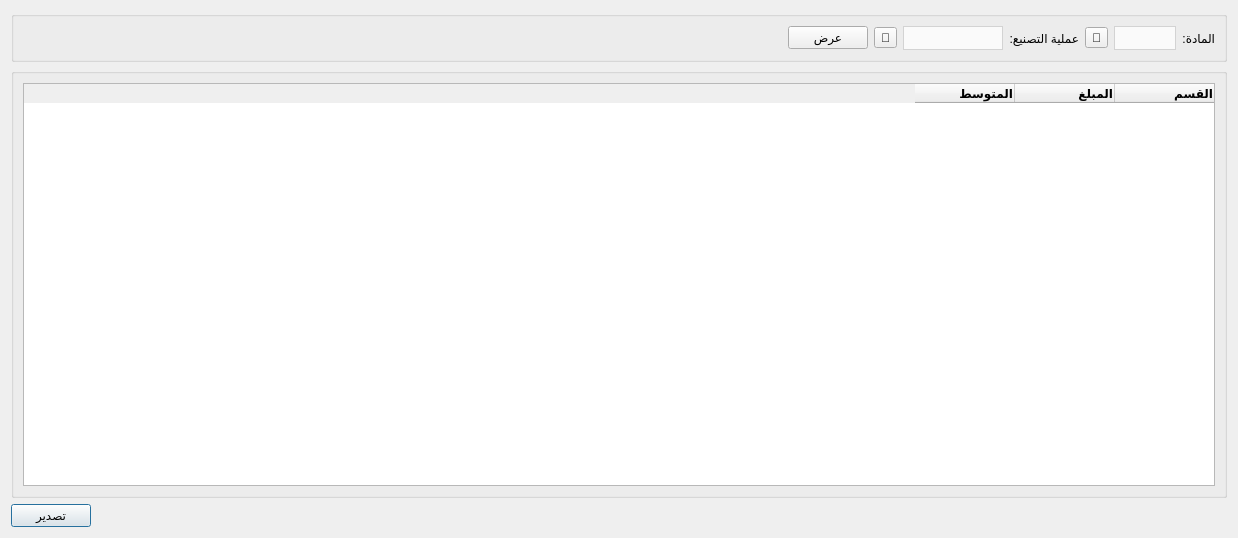
<?xml version="1.0" encoding="UTF-8"?>
<ui version="4.0">
 <class>DamagedMaterial_Report</class>
 <widget class="QDialog" name="DamagedMaterial_Report">
  <property name="windowModality">
   <enum>Qt::WindowModal</enum>
  </property>
  <property name="geometry">
   <rect>
    <x>0</x>
    <y>0</y>
    <width>1238</width>
    <height>538</height>
   </rect>
  </property>
  <property name="windowTitle">
   <string>تقرير هدف المبيعات</string>
  </property>
  <property name="layoutDirection">
   <enum>Qt::RightToLeft</enum>
  </property>
  <property name="modal">
   <bool>true</bool>
  </property>
  <layout class="QGridLayout" name="gridLayout_2">
   <item row="1" column="0" colspan="2">
    <widget class="QGroupBox" name="groupBox_3">
     <property name="title">
      <string/>
     </property>
     <layout class="QGridLayout" name="gridLayout_3">
      <item row="1" column="0">
       <widget class="QTableWidget" name="clients_table">
        <column>
         <property name="text">
          <string>القسم</string>
         </property>
         <property name="font">
          <font>
           <weight>75</weight>
           <bold>true</bold>
          </font>
         </property>
         <property name="textAlignment">
          <set>AlignTrailing|AlignVCenter</set>
         </property>
        </column>
        <column>
         <property name="text">
          <string>المبلغ</string>
         </property>
         <property name="font">
          <font>
           <weight>75</weight>
           <bold>true</bold>
          </font>
         </property>
         <property name="textAlignment">
          <set>AlignTrailing|AlignVCenter</set>
         </property>
        </column>
        <column>
         <property name="text">
          <string>المتوسط</string>
         </property>
         <property name="font">
          <font>
           <weight>75</weight>
           <bold>true</bold>
          </font>
         </property>
         <property name="textAlignment">
          <set>AlignTrailing|AlignVCenter</set>
         </property>
        </column>
       </widget>
      </item>
     </layout>
    </widget>
   </item>
   <item row="2" column="1">
    <widget class="QPushButton" name="export_btn">
     <property name="maximumSize">
      <size>
       <width>1677750</width>
       <height>16777215</height>
      </size>
     </property>
     <property name="text">
      <string>تصدير</string>
     </property>
    </widget>
   </item>
   <item row="2" column="0">
    <spacer name="horizontalSpacer">
     <property name="orientation">
      <enum>Qt::Horizontal</enum>
     </property>
     <property name="sizeHint" stdset="0">
      <size>
       <width>1136</width>
       <height>20</height>
      </size>
     </property>
    </spacer>
   </item>
   <item row="0" column="0" colspan="2">
    <widget class="QGroupBox" name="groupBox">
     <property name="maximumSize">
      <size>
       <width>16777215</width>
       <height>16777215</height>
      </size>
     </property>
     <property name="layoutDirection">
      <enum>Qt::RightToLeft</enum>
     </property>
     <property name="title">
      <string/>
     </property>
     <layout class="QGridLayout" name="gridLayout">
      <item row="0" column="7">
       <spacer name="horizontalSpacer_3">
        <property name="orientation">
         <enum>Qt::Horizontal</enum>
        </property>
        <property name="sizeHint" stdset="0">
         <size>
          <width>764</width>
          <height>20</height>
         </size>
        </property>
       </spacer>
      </item>
      <item row="0" column="1">
       <widget class="QComboBox" name="material_combobox">
        <property name="styleSheet">
         <string notr="true">QComboBox {
        background-color: #fafafa;
        border: 1px solid lightgrey;		
		height: 22px;
		color: black;
    }
    QComboBox::drop-down {
        border: none;
    }</string>
        </property>
       </widget>
      </item>
      <item row="0" column="2">
       <widget class="QToolButton" name="select_material_btn">
        <property name="text">
         <string>🔎</string>
        </property>
       </widget>
      </item>
      <item row="0" column="4">
       <widget class="QComboBox" name="manufacture_combobox">
        <property name="minimumSize">
         <size>
          <width>100</width>
          <height>0</height>
         </size>
        </property>
        <property name="maximumSize">
         <size>
          <width>16777215</width>
          <height>16777215</height>
         </size>
        </property>
        <property name="styleSheet">
         <string notr="true">QComboBox {
        background-color: #fafafa;
        border: 1px solid lightgrey;		
		height: 22px;
		color: black;
    }
    QComboBox::drop-down {
        border: none;
    }</string>
        </property>
       </widget>
      </item>
      <item row="0" column="5">
       <widget class="QToolButton" name="select_manufacture_btn">
        <property name="text">
         <string>🔎</string>
        </property>
       </widget>
      </item>
      <item row="0" column="6">
       <widget class="QPushButton" name="calc_btn">
        <property name="maximumSize">
         <size>
          <width>16777215</width>
          <height>16777215</height>
         </size>
        </property>
        <property name="text">
         <string>عرض</string>
        </property>
       </widget>
      </item>
      <item row="0" column="0">
       <widget class="QLabel" name="label_2">
        <property name="text">
         <string>المادة:</string>
        </property>
       </widget>
      </item>
      <item row="0" column="3">
       <widget class="QLabel" name="label_3">
        <property name="maximumSize">
         <size>
          <width>16777215</width>
          <height>16777215</height>
         </size>
        </property>
        <property name="text">
         <string>عملية التصنيع:</string>
        </property>
        <property name="wordWrap">
         <bool>true</bool>
        </property>
       </widget>
      </item>
     </layout>
    </widget>
   </item>
  </layout>
 </widget>
 <resources/>
 <connections/>
</ui>
